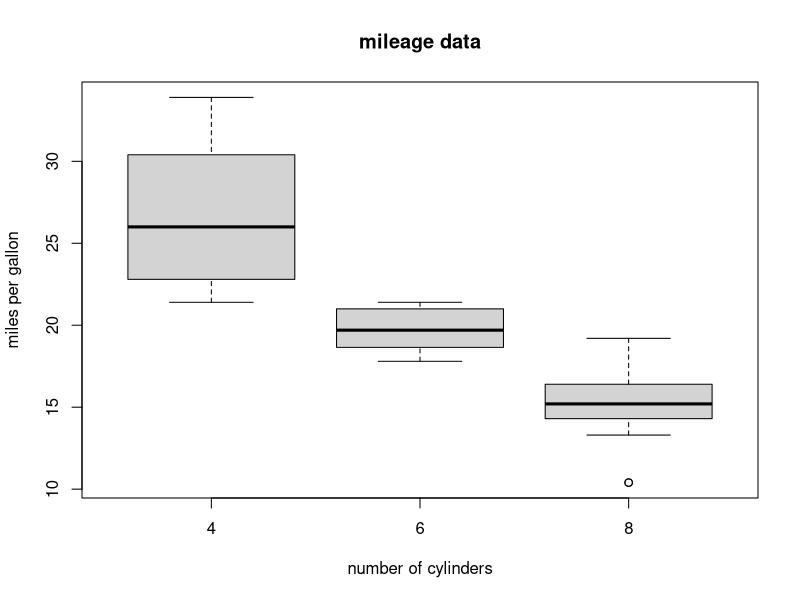

This figure's R source:
install.packages("ggplot2")
library(ggplot2)
data("mtcars")
input <- mtcars[,c('mpg','cyl')]
png(file="boxplot.png")
boxplot(mpg ~ cyl, data = mtcars, xlab = "number of cylinders",ylab =  "miles per gallon", main = "mileage data")
dev.off()